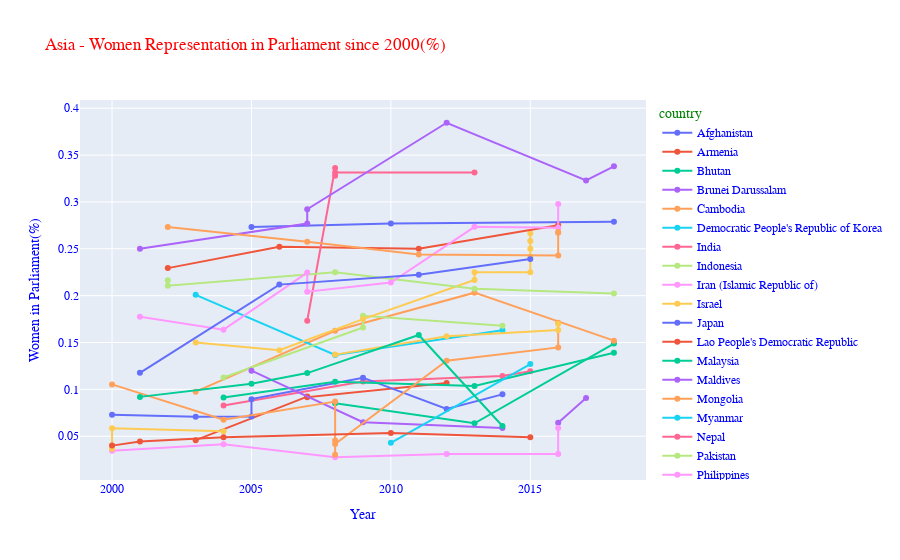

Notebook code for this chart:
### Code cell
# select region for Asia
df_asia = df.query("(chamber_type != 'upper') and (year >= 2000) and (region == 'ASIA')")
# plot percentage throught the years by country
plot_perc_years(df_asia, 'Asia - Women Representation in Parliament since 2000(%)')

### Figure 1 — Plotly figure (JSON) as saved in the notebook; plotly's stock layout.template omitted (floating-point values rounded to 4 significant figures)
{"data": [{"hovertemplate": "country=Afghanistan<br>Year=%{x}<br>Women in Parliament(%)=%{y}<extra></extra>", "legendgroup": "Afghanistan", "line": {"color": "#636efa", "dash": "solid"}, "marker": {"symbol": "circle"}, "mode": "lines+markers", "name": "Afghanistan", "orientation": "v", "showlegend": true, "type": "scatter", "x": [2005, 2010, 2018], "xaxis": "x", "y": [0.2732, 0.277, 0.2788], "yaxis": "y"}, {"hovertemplate": "country=Armenia<br>Year=%{x}<br>Women in Parliament(%)=%{y}<extra></extra>", "legendgroup": "Armenia", "line": {"color": "#EF553B", "dash": "solid"}, "marker": {"symbol": "circle"}, "mode": "lines+markers", "name": "Armenia", "orientation": "v", "showlegend": true, "type": "scatter", "x": [2003, 2007, 2007, 2012], "xaxis": "x", "y": [0.0458, 0.0923, 0.0916, 0.1069], "yaxis": "y"}, {"hovertemplate": "country=Bhutan<br>Year=%{x}<br>Women in Parliament(%)=%{y}<extra></extra>", "legendgroup": "Bhutan", "line": {"color": "#00cc96", "dash": "solid"}, "marker": {"symbol": "circle"}, "mode": "lines+markers", "name": "Bhutan", "orientation": "v", "showlegend": true, "type": "scatter", "x": [2008, 2013, 2018], "xaxis": "x", "y": [0.0851, 0.06384, 0.1489], "yaxis": "y"}, {"hovertemplate": "country=Brunei Darussalam<br>Year=%{x}<br>Women in Parliament(%)=%{y}<extra></extra>", "legendgroup": "Brunei Darussalam", "line": {"color": "#ab63fa", "dash": "solid"}, "marker": {"symbol": "circle"}, "mode": "lines+markers", "name": "Brunei Darussalam", "orientation": "v", "showlegend": true, "type": "scatter", "x": [2016, 2017], "xaxis": "x", "y": [0.0645, 0.0909], "yaxis": "y"}, {"hovertemplate": "country=Cambodia<br>Year=%{x}<br>Women in Parliament(%)=%{y}<extra></extra>", "legendgroup": "Cambodia", "line": {"color": "#FFA15A", "dash": "solid"}, "marker": {"symbol": "circle"}, "mode": "lines+markers", "name": "Cambodia", "orientation": "v", "showlegend": true, "type": "scatter", "x": [2003, 2008, 2013, 2018], "xaxis": "x", "y": [0.09753, 0.1626, 0.2032, 0.152], "yaxis": "y"}, {"hovertemplate": "country=Democratic People's Republic of Korea<br>Year=%{x}<br>Women in Parliament(%)=%{y}<extra></extra>", "legendgroup": "Democratic People's Republic of Korea", "line": {"color": "#19d3f3", "dash": "solid"}, "marker": {"symbol": "circle"}, "mode": "lines+markers", "name": "Democratic People's Republic of Korea", "orientation": "v", "showlegend": true, "type": "scatter", "x": [2003, 2008, 2014], "xaxis": "x", "y": [0.2009, 0.1367, 0.1631], "yaxis": "y"}, {"hovertemplate": "country=India<br>Year=%{x}<br>Women in Parliament(%)=%{y}<extra></extra>", "legendgroup": "India", "line": {"color": "#FF6692", "dash": "solid"}, "marker": {"symbol": "circle"}, "mode": "lines+markers", "name": "India", "orientation": "v", "showlegend": true, "type": "scatter", "x": [2004, 2009, 2014, 2015], "xaxis": "x", "y": [0.0829, 0.1083, 0.1142, 0.1193], "yaxis": "y"}, {"hovertemplate": "country=Indonesia<br>Year=%{x}<br>Women in Parliament(%)=%{y}<extra></extra>", "legendgroup": "Indonesia", "line": {"color": "#B6E880", "dash": "solid"}, "marker": {"symbol": "circle"}, "mode": "lines+markers", "name": "Indonesia", "orientation": "v", "showlegend": true, "type": "scatter", "x": [2004, 2009, 2009, 2014], "xaxis": "x", "y": [0.1127, 0.166, 0.1786, 0.1678], "yaxis": "y"}, {"hovertemplate": "country=Iran (Islamic Republic of)<br>Year=%{x}<br>Women in Parliament(%)=%{y}<extra></extra>", "legendgroup": "Iran (Islamic Republic of)", "line": {"color": "#FF97FF", "dash": "solid"}, "marker": {"symbol": "circle"}, "mode": "lines+markers", "name": "Iran (Islamic Republic of)", "orientation": "v", "showlegend": true, "type": "scatter", "x": [2000, 2004, 2008, 2012, 2016, 2016], "xaxis": "x", "y": [0.0345, 0.04138, 0.02759, 0.03104, 0.03104, 0.05884], "yaxis": "y"}, {"hovertemplate": "country=Israel<br>Year=%{x}<br>Women in Parliament(%)=%{y}<extra></extra>", "legendgroup": "Israel", "line": {"color": "#FECB52", "dash": "solid"}, "marker": {"symbol": "circle"}, "mode": "lines+markers", "name": "Israel", "orientation": "v", "showlegend": true, "type": "scatter", "x": [2003, 2006, 2009, 2013, 2013, 2015, 2015, 2015, 2015, 2015], "xaxis": "x", "y": [0.15, 0.1417, 0.175, 0.2167, 0.225, 0.225, 0.2417, 0.25, 0.2583, 0.2666], "yaxis": "y"}, {"hovertemplate": "country=Japan<br>Year=%{x}<br>Women in Parliament(%)=%{y}<extra></extra>", "legendgroup": "Japan", "line": {"color": "#636efa", "dash": "solid"}, "marker": {"symbol": "circle"}, "mode": "lines+markers", "name": "Japan", "orientation": "v", "showlegend": true, "type": "scatter", "x": [2000, 2003, 2005, 2005, 2009, 2012, 2014], "xaxis": "x", "y": [0.07294, 0.07086, 0.071, 0.0896, 0.1125, 0.07916, 0.0947], "yaxis": "y"}, {"hovertemplate": "country=Lao People's Democratic Republic<br>Year=%{x}<br>Women in Parliament(%)=%{y}<extra></extra>", "legendgroup": "Lao People's Democratic Republic", "line": {"color": "#EF553B", "dash": "solid"}, "marker": {"symbol": "circle"}, "mode": "lines+markers", "name": "Lao People's Democratic Republic", "orientation": "v", "showlegend": true, "type": "scatter", "x": [2002, 2006, 2011, 2016], "xaxis": "x", "y": [0.2294, 0.2522, 0.25, 0.2751], "yaxis": "y"}, {"hovertemplate": "country=Malaysia<br>Year=%{x}<br>Women in Parliament(%)=%{y}<extra></extra>", "legendgroup": "Malaysia", "line": {"color": "#00cc96", "dash": "solid"}, "marker": {"symbol": "circle"}, "mode": "lines+markers", "name": "Malaysia", "orientation": "v", "showlegend": true, "type": "scatter", "x": [2004, 2008, 2013, 2018], "xaxis": "x", "y": [0.0913, 0.1081, 0.1036, 0.139], "yaxis": "y"}, {"hovertemplate": "country=Maldives<br>Year=%{x}<br>Women in Parliament(%)=%{y}<extra></extra>", "legendgroup": "Maldives", "line": {"color": "#ab63fa", "dash": "solid"}, "marker": {"symbol": "circle"}, "mode": "lines+markers", "name": "Maldives", "orientation": "v", "showlegend": true, "type": "scatter", "x": [2005, 2009, 2014], "xaxis": "x", "y": [0.12, 0.06494, 0.05884], "yaxis": "y"}, {"hovertemplate": "country=Mongolia<br>Year=%{x}<br>Women in Parliament(%)=%{y}<extra></extra>", "legendgroup": "Mongolia", "line": {"color": "#FFA15A", "dash": "solid"}, "marker": {"symbol": "circle"}, "mode": "lines+markers", "name": "Mongolia", "orientation": "v", "showlegend": true, "type": "scatter", "x": [2000, 2004, 2008, 2008, 2008, 2008, 2012, 2016, 2016], "xaxis": "x", "y": [0.1053, 0.06757, 0.087, 0.0303, 0.04544, 0.04166, 0.1305, 0.1448, 0.171], "yaxis": "y"}, {"hovertemplate": "country=Myanmar<br>Year=%{x}<br>Women in Parliament(%)=%{y}<extra></extra>", "legendgroup": "Myanmar", "line": {"color": "#19d3f3", "dash": "solid"}, "marker": {"symbol": "circle"}, "mode": "lines+markers", "name": "Myanmar", "orientation": "v", "showlegend": true, "type": "scatter", "x": [2010, 2015], "xaxis": "x", "y": [0.04294, 0.127], "yaxis": "y"}, {"hovertemplate": "country=Nepal<br>Year=%{x}<br>Women in Parliament(%)=%{y}<extra></extra>", "legendgroup": "Nepal", "line": {"color": "#FF6692", "dash": "solid"}, "marker": {"symbol": "circle"}, "mode": "lines+markers", "name": "Nepal", "orientation": "v", "showlegend": true, "type": "scatter", "x": [2007, 2008, 2008, 2008, 2013], "xaxis": "x", "y": [0.1732, 0.3362, 0.328, 0.3315, 0.3315], "yaxis": "y"}, {"hovertemplate": "country=Pakistan<br>Year=%{x}<br>Women in Parliament(%)=%{y}<extra></extra>", "legendgroup": "Pakistan", "line": {"color": "#B6E880", "dash": "solid"}, "marker": {"symbol": "circle"}, "mode": "lines+markers", "name": "Pakistan", "orientation": "v", "showlegend": true, "type": "scatter", "x": [2002, 2002, 2008, 2013, 2018], "xaxis": "x", "y": [0.2164, 0.2106, 0.2249, 0.2074, 0.2024], "yaxis": "y"}, {"hovertemplate": "country=Philippines<br>Year=%{x}<br>Women in Parliament(%)=%{y}<extra></extra>", "legendgroup": "Philippines", "line": {"color": "#FF97FF", "dash": "solid"}, "marker": {"symbol": "circle"}, "mode": "lines+markers", "name": "Philippines", "orientation": "v", "showlegend": true, "type": "scatter", "x": [2001, 2004, 2007, 2007, 2010, 2013, 2016, 2016], "xaxis": "x", "y": [0.1776, 0.1637, 0.2246, 0.2042, 0.214, 0.2734, 0.2725, 0.2979], "yaxis": "y"}, {"hovertemplate": "country=Republic of Korea<br>Year=%{x}<br>Women in Parliament(%)=%{y}<extra></extra>", "legendgroup": "Republic of Korea", "line": {"color": "#FECB52", "dash": "solid"}, "marker": {"symbol": "circle"}, "mode": "lines+markers", "name": "Republic of Korea", "orientation": "v", "showlegend": true, "type": "scatter", "x": [2000, 2000, 2000, 2004, 2004, 2008, 2012, 2016, 2016], "xaxis": "x", "y": [0.04013, 0.03662, 0.0586, 0.05536, null, 0.1371, 0.1566, 0.1633, 0.17], "yaxis": "y"}, {"hovertemplate": "country=Singapore<br>Year=%{x}<br>Women in Parliament(%)=%{y}<extra></extra>", "legendgroup": "Singapore", "line": {"color": "#636efa", "dash": "solid"}, "marker": {"symbol": "circle"}, "mode": "lines+markers", "name": "Singapore", "orientation": "v", "showlegend": true, "type": "scatter", "x": [2001, 2006, 2011, 2015], "xaxis": "x", "y": [0.1177, 0.2118, 0.2222, 0.2391], "yaxis": "y"}, {"hovertemplate": "country=Sri Lanka<br>Year=%{x}<br>Women in Parliament(%)=%{y}<extra></extra>", "legendgroup": "Sri Lanka", "line": {"color": "#EF553B", "dash": "solid"}, "marker": {"symbol": "circle"}, "mode": "lines+markers", "name": "Sri Lanka", "orientation": "v", "showlegend": true, "type": "scatter", "x": [2000, 2001, 2004, 2010, 2015], "xaxis": "x", "y": [0.04, 0.04443, 0.0489, 0.05334, 0.0489], "yaxis": "y"}, {"hovertemplate": "country=Thailand<br>Year=%{x}<br>Women in Parliament(%)=%{y}<extra></extra>", "legendgroup": "Thailand", "line": {"color": "#00cc96", "dash": "solid"}, "marker": {"symbol": "circle"}, "mode": "lines+markers", "name": "Thailand", "orientation": "v", "showlegend": true, "type": "scatter", "x": [2001, 2005, 2007, 2011, 2014], "xaxis": "x", "y": [0.092, 0.106, 0.1174, 0.158, 0.0609], "yaxis": "y"}, {"hovertemplate": "country=Timor-Leste<br>Year=%{x}<br>Women in Parliament(%)=%{y}<extra></extra>", "legendgroup": "Timor-Leste", "line": {"color": "#ab63fa", "dash": "solid"}, "marker": {"symbol": "circle"}, "mode": "lines+markers", "name": "Timor-Leste", "orientation": "v", "showlegend": true, "type": "scatter", "x": [2001, 2007, 2007, 2012, 2017, 2018], "xaxis": "x", "y": [0.25, 0.2769, 0.2922, 0.3845, 0.323, 0.338], "yaxis": "y"}, {"hovertemplate": "country=Viet Nam<br>Year=%{x}<br>Women in Parliament(%)=%{y}<extra></extra>", "legendgroup": "Viet Nam", "line": {"color": "#FFA15A", "dash": "solid"}, "marker": {"symbol": "circle"}, "mode": "lines+markers", "name": "Viet Nam", "orientation": "v", "showlegend": true, "type": "scatter", "x": [2002, 2007, 2011, 2016, 2016, 2016], "xaxis": "x", "y": [0.2732, 0.2576, 0.244, 0.2429, 0.268, 0.267], "yaxis": "y"}], "layout": {"font": {"color": "blue", "family": "Courier New"}, "legend": {"title": {"font": {"color": "green"}, "text": "country"}, "tracegroupgap": 0}, "title": {"font": {"color": "red", "family": "Courier New"}, "text": "Asia - Women Representation in Parliament since 2000(%)"}, "xaxis": {"anchor": "y", "domain": [0, 1], "title": {"text": "Year"}}, "yaxis": {"anchor": "x", "domain": [0, 1], "title": {"text": "Women in Parliament(%)"}}}}
